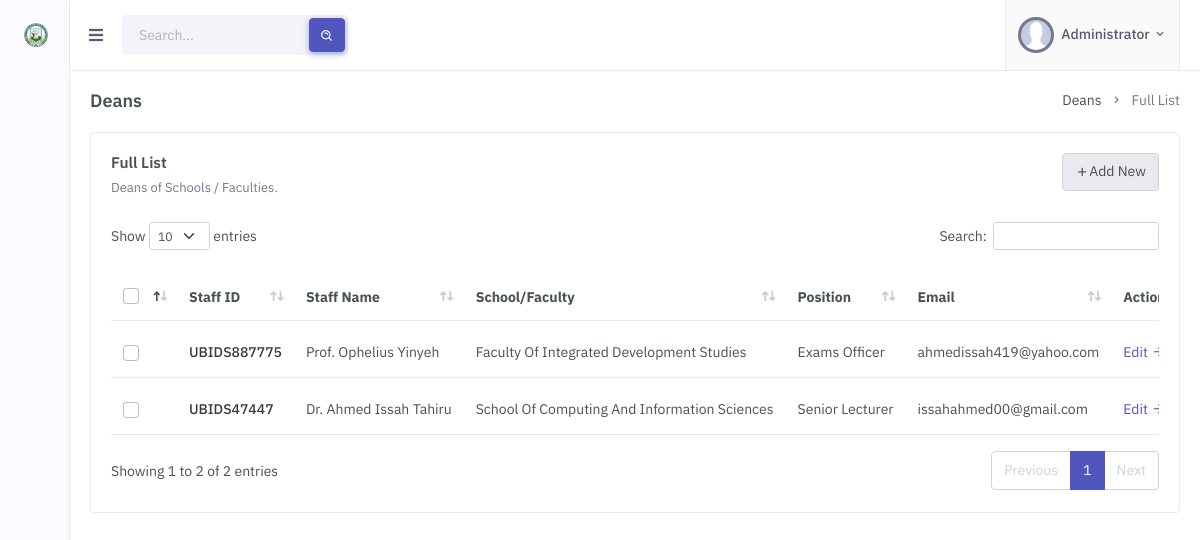
The page /admin/deans.php (signed in) on the database as committed earlier.
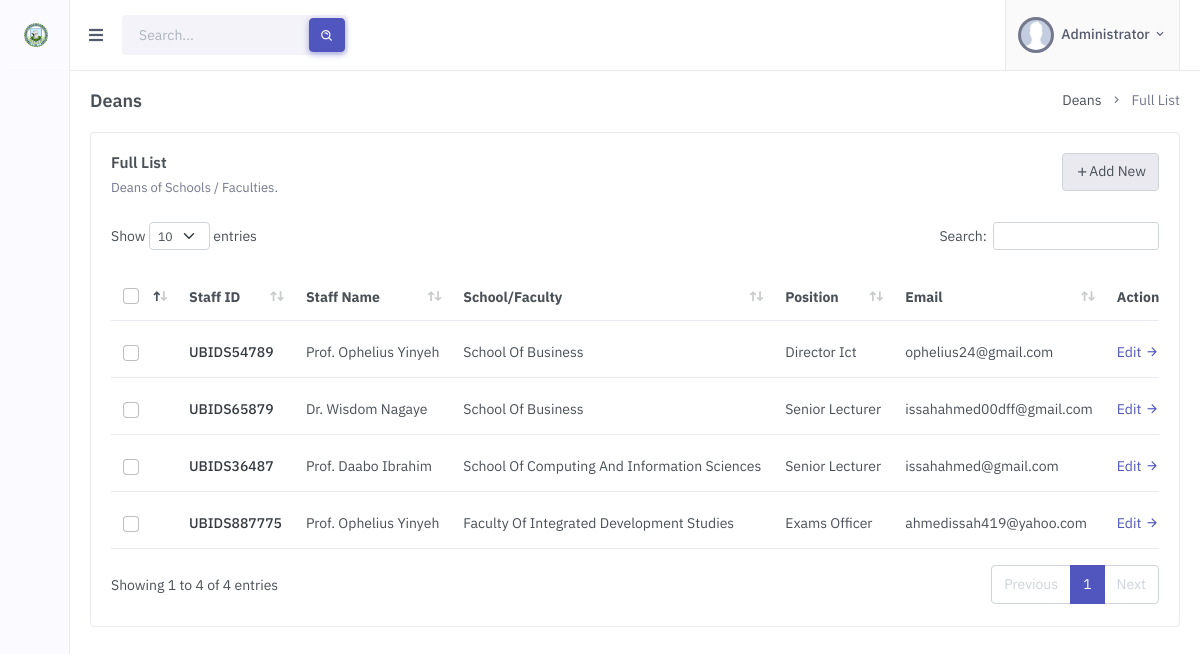
The same page on the database as committed later.
### tables this page shows
CREATE TABLE `staff` (
  `staff_id` int(11) NOT NULL,
  `staff_id_no` varchar(50) NOT NULL,
  `title` varchar(10) NOT NULL,
  `staff_name` varchar(50) NOT NULL,
  `sch_fac_dept_id` int(11) NOT NULL,
  `role` varchar(50) NOT NULL,
  `position` varchar(60) NOT NULL,
  `email` varchar(255) NOT NULL
);

CREATE TABLE `schools_faculties` (
  `school_faculty_id` int(11) NOT NULL,
  `school_faculty_name` varchar(255) NOT NULL,
  `acronym` varchar(50) NOT NULL
);

### dbh/db_functions.php (called while the page is built, shortened)
<?php
function select_all_where_desc_id($table_name, $where_field, $where_keyword, $primary_key) {
    global $pdo;
    $sql = "SELECT * FROM $table_name WHERE $where_field = ? ORDER BY $primary_key desc";
    $stmt = $pdo->prepare($sql);
    $stmt->execute([$where_keyword]);
    $result = $stmt->fetchAll();
    return $result;
}
function school_faculty_name($school_faculty_id) {
    global $pdo;
    $sql = "SELECT * FROM schools_faculties WHERE school_faculty_id=?";
    $stmt = $pdo->prepare($sql);
    $stmt->execute([$school_faculty_id]);
    $result = $stmt->fetchAll();
    return $result[0]['school_faculty_name'];
}

### admin/deans.php (the view, shortened to what this page needs)
<!doctype html>
<html lang="en">
    <head>
        <link href="../assets/libs/flatpickr/flatpickr.min.css" rel="stylesheet" type="text/css">
        <link href="../assets/libs/datatables.net-bs4/css/dataTables.bootstrap4.min.css" rel="stylesheet" type="text/css" />
        <link href="../assets/libs/datatables.net-responsive-bs4/css/responsive.bootstrap4.min.css" rel="stylesheet" type="text/css" />
        <link rel="stylesheet" href="../assets/css/preloader.min.css" type="text/css" />
        <link href="../assets/css/bootstrap.min.css" id="bootstrap-style" rel="stylesheet" type="text/css" />
        <link href="../assets/css/icons.min.css" rel="stylesheet" type="text/css" />
        <link href="../assets/css/app.min.css" id="app-style" rel="stylesheet" type="text/css" />
    </head>
    <body>
        <?php
            include "includes/header.inc.php";
        ?>
                <div class="page-content">
                    <div class="container-fluid">
                        <div class="row">
                            <div class="col-12">
                                <div class="page-title-box d-sm-flex align-items-center justify-content-between">
                                    <h4 class="mb-sm-0 font-size-18">Deans</h4>
                                    <div class="page-title-right">
                                        <ol class="breadcrumb m-0">
                                            <li class="breadcrumb-item"><a href="javascript: void(0);">Deans</a></li>
                                            <li class="breadcrumb-item active">Full List</li>
                                        </ol>
                                    </div>
                                </div>
                            </div>
                        </div>
                        <div class="row">
                            <div class="col-lg-12">
                                <div class="card">
                                    <div class="card-body">
                                        <div class="row">
                                            <div class="col-sm">
                                                <div class="mb-4">
                                                    <h4 class="card-title">Full List</h4>
                                                    <p class="card-title-desc">Deans of Schools / Faculties.</p>
                                                </div>
                                            </div>
                                            <div class="col-sm-auto">
                                                <div class="d-flex align-items-center gap-1 mb-4">
                                                    <form action="add-staff.php" method="get">
                                                        <button class="input-group-text" type="submit" name="role" value="1"><i class="bx bx-plus"></i> Add New</button>
                                                    </form>
                                                </div>
                                            </div>
                                        </div>
                                        <div class="table-responsive">
                                            <table class="table align-middle datatable dt-responsive table-check nowrap" style="border-collapse: collapse; border-spacing: 0 8px; width: 100%;">
                                                <thead>
                                                    <tr class="bg-transparent">
                                                        <th style="width: 30px;">
                                                            <div class="form-check font-size-16">
                                                                <input type="checkbox" name="check" class="form-check-input" id="checkAll">
                                                            </div>
                                                        </th>
                                                        <th style="width: 120px;">Staff ID</th>
                                                        <th>Staff Name</th>
                                                        <th>School/Faculty</th>
                                                        <th>Position</th>
                                                        <th style="width: 150px;">Email</th>
                                                        <th style="width: 90px;">Action</th>
                                                    </tr>
                                                </thead>
                                                <tbody>
                                                    <?php
                                                        $deans = select_all_where_desc_id("staff", "role", "Dean", "staff_id");
                                                        if(count($deans) > 0) {
                                                            foreach ($deans as $dean) {
                                                                $staff_id = $dean['staff_id'];
                                                                $staff_id_no = $dean['staff_id_no'];
                                                                $title = $dean['title'];
                                                                $staff_name = $dean['staff_name'];
                                                                $sch_fac_dept_id = $dean['sch_fac_dept_id'];
                                                                $position = $dean['position'];
                                                                $email = $dean['email'];
                                                                ?>
                                                                <tr>
                                                                    <td>
                                                                        <div class="form-check font-size-16">
                                                                            <input type="checkbox" class="form-check-input">
                                                                        </div>
                                                                    </td>
                                                                    <td><span class="text-dark fw-medium"><?php echo $staff_id_no; ?></span> </td>
                                                                    <td><?php echo $title . " " . $staff_name; ?></td>
                                                                    <td><?php echo school_faculty_name($sch_fac_dept_id); ?></td>
                                                                    <td><?php echo $position; ?></td>
                                                                    <td><?php echo $email; ?></td>
                                                                    <td>
                                                                        <a href="edit-staff.php?id=<?php echo $staff_id; ?>">Edit<i class="mdi mdi-arrow-right ms-1"></i></a> |
                                                                    </td>
                                                                </tr>
                                                                <?php
                                                            }
                                                        }
                                                    ?>
                                                </tbody>
                                            </table>
                                        </div>
                                    </div>
                                </div>
                            </div>
                        </div>
                    </div>
                </div>
    </body>
</html>

### admin/includes/header.inc.php (shortened to what this page needs)
<?php
    if(!isset($_SESSION['admin_id']) || empty($_SESSION['admin_id'])) {
        header("Location: index.php?error=login");
    }
    else {
        include "../dbh/dbh.php";
        include "../dbh/db_functions.php";
    }
?>
        <div id="layout-wrapper">
            <header id="page-topbar">
                <div class="navbar-header">
                    <div class="d-flex">
                        <div class="navbar-brand-box">
                            <a href="dashboard.php" class="logo logo-dark">
                                <span class="logo-sm">
                                    <img src="../assets/images/logo.png" alt="" height="24">
                                </span>
                            </a>
                        </div>
                        <button type="button" class="btn btn-sm px-3 font-size-16 header-item" id="vertical-menu-btn">
                            <i class="fa fa-fw fa-bars"></i>
                        </button>
                        <form class="app-search d-none d-lg-block">
                            <div class="position-relative">
                                <input type="text" class="form-control" placeholder="Search...">
                                <button class="btn btn-primary" type="button"><i class="bx bx-search-alt align-middle"></i></button>
                            </div>
                        </form>
                    </div>
                    <div class="d-flex">
                        <div class="dropdown d-none d-sm-inline-block">
                            <button type="button" class="btn header-item" id="mode-setting-btn">
                            </button>
                        </div>
                        <div class="dropdown d-inline-block">
                            <button type="button" class="btn header-item noti-icon position-relative" id="page-header-notifications-dropdown"
                            data-bs-toggle="dropdown" aria-haspopup="true" aria-expanded="false">
                            </button>
                        </div>
                        <div class="dropdown d-inline-block">
                            <button type="button" class="btn header-item right-bar-toggle me-2">
                            </button>
                        </div>
                        <div class="dropdown d-inline-block">
                            <button type="button" class="btn header-item bg-soft-light border-start border-end" id="page-header-user-dropdown"
                            data-bs-toggle="dropdown" aria-haspopup="true" aria-expanded="false">
                                <img class="rounded-circle header-profile-user" src="../assets/images/profile.jpg"
                                    alt="Header Avatar">
                                <span class="d-none d-xl-inline-block ms-1 fw-medium">Administrator</span>
                                <i class="mdi mdi-chevron-down d-none d-xl-inline-block"></i>
                            </button>
                        </div>
                    </div>
                </div>
            </header>
            <div class="vertical-menu">
                <div data-simplebar class="h-100">
                    <div id="sidebar-menu">
                        <ul class="metismenu list-unstyled" id="side-menu">
                            <li>
                                <a href="dashboard.php">
                                    <i data-feather="home"></i>
                                </a>
                            </li>
                            <li>
                                <a href="javascript: void(0);" class="has-arrow">
                                    <i data-feather="file-text"></i>
                                </a>
                            </li>
                            <li>
                                <a href="javascript: void(0);" class="has-arrow">
                                    <i data-feather="users"></i>
                                </a>
                            </li>
                            <li>
                                <a href="departments.php">
                                    <i data-feather="layout"></i>
                                </a>
                            </li>
                            <li>
                                <a href="schools-faculties.php">
                                    <i data-feather="pie-chart"></i>
                                </a>
                            </li>
                            <li>
                                <a href="javascript: void(0);" class="has-arrow">
                                    <i data-feather="sliders"></i>
                                </a>
                            </li>
                        </ul>
                    </div>
                </div>
            </div>
            <div class="main-content">

Rows that differ between the two databases and show on the page:
removed staff: staff_id_no "UBIDS47447", title "Dr.", staff_name "Ahmed Issah Tahiru", sch_fac_dept.school_faculty_name "School Of Computing And Information Sciences", position "Senior Lecturer", email "issahahmed00@gmail.com"
added staff: staff_id_no "UBIDS54789", title "Prof.", staff_name "Ophelius Yinyeh", sch_fac_dept.school_faculty_name "School Of Business", position "Director Ict", email "ophelius24@gmail.com"
added staff: staff_id_no "UBIDS65879", title "Dr.", staff_name "Wisdom Nagaye", sch_fac_dept.school_faculty_name "School Of Business", position "Senior Lecturer", email "issahahmed00dff@gmail.com"
added staff: staff_id_no "UBIDS36487", title "Prof.", staff_name "Daabo Ibrahim", sch_fac_dept.school_faculty_name "School Of Computing And Information Sciences", position "Senior Lecturer", email "issahahmed@gmail.com"
Other text that changed with them:
text written by a page script: "Show entries Search: Showing 1 to 2 of 2 entries Previous 1 Next" → "Show entries Search: Showing 1 to 4 of 4 entries Previous 1 Next"
